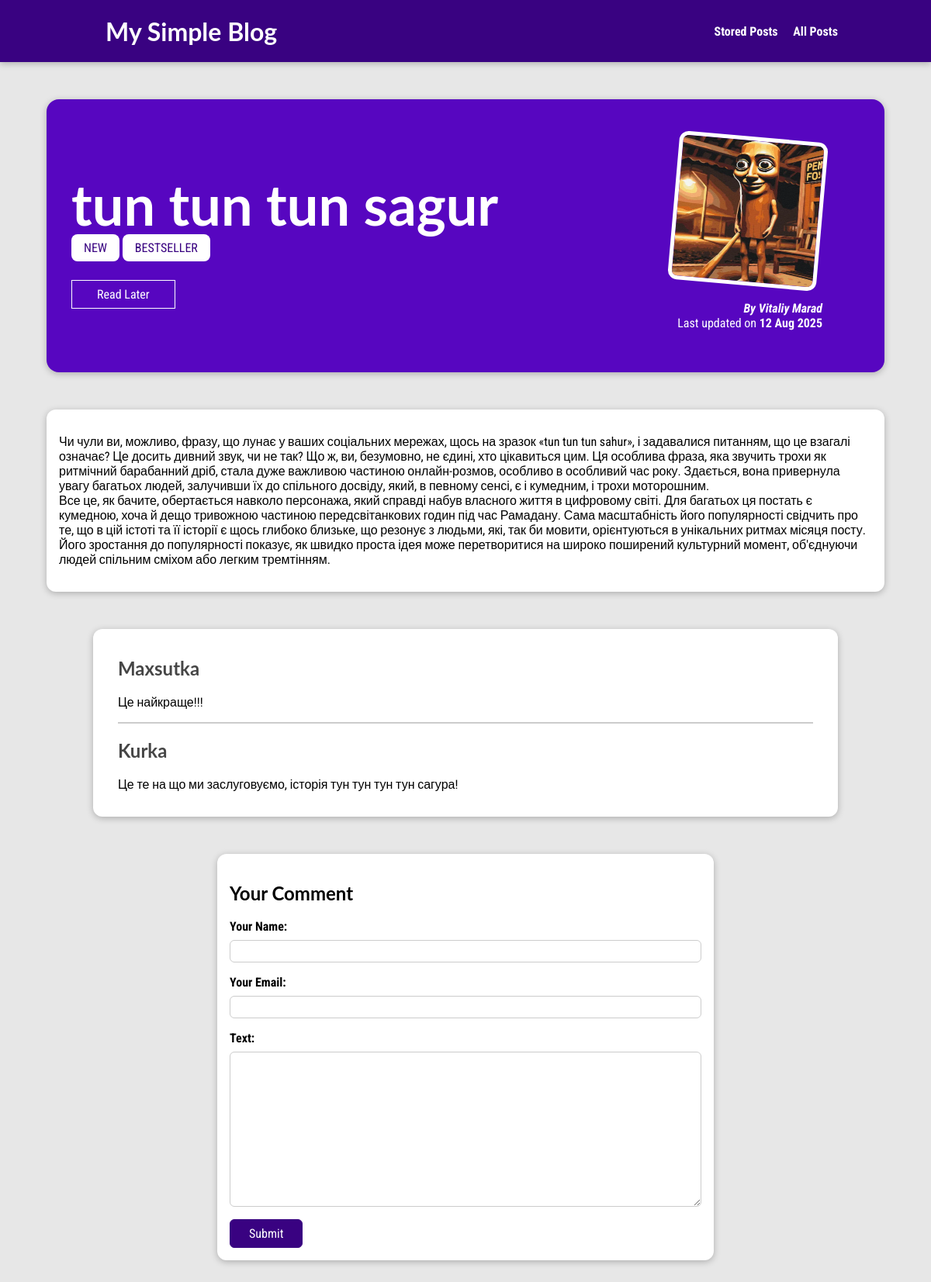
The page /posts/tun-tun-tun-sagur on the database its author committed.
### blog/models.py (models this page shows, shortened)
class Post(models.Model):
    title = models.CharField(max_length=50)
    excerpt = models.CharField(max_length=100)
    image = models.ImageField(upload_to="images", null=True)
    date = models.DateField(auto_now=True)
    author = models.ForeignKey(
        Author, on_delete=models.SET_NULL, related_name="posts", null=True)
    tag = models.ManyToManyField(Tag)
    slug = models.SlugField(unique=True, db_index=True)
    content = models.TextField(validators=[MinLengthValidator(10)])

class Tag(models.Model):
    caption = models.CharField(max_length=10)

class Author(models.Model):
    firts_name = models.CharField(max_length=50)
    second_name = models.CharField(max_length=50)
    email_address = models.EmailField(max_length=254)
    def __str__(self):
        return f"{self.firts_name} {self.second_name}"

class Comment(models.Model):
    user_name = models.CharField(max_length=50)
    user_email = models.EmailField(max_length=254)
    comment_text = models.TextField(max_length=300)
    post = models.ForeignKey(
        Post, on_delete=models.CASCADE, related_name="comments")

### blog/views.py (the view, shortened to what this page needs)
# urls.py: path("posts/<slug:slug>", views.PostDetailView.as_view(), name="post-detail-page")
class PostDetailView(View):
    def is_stored_post(self, request, post_id):
        stored_posts = request.session.get("stored_posts", [])
        return post_id in stored_posts
    def get(self, request, slug):
        post = Post.objects.get(slug=slug)
        context = {
            "post_detail": post,
            "post_tags": post.tag.all(),
            "comment_form": CommentForm(),
            "comments": post.comments.all().order_by("-id"),
            "saved_for_later": self.is_stored_post(request, post.id)
        }
        return render(request, "blog/post_detail.html", context)

### blog/forms.py
class CommentForm(forms.ModelForm):
    class Meta:
        model = Comment
        exclude = ["post"]
        labels = {
            "user_name": "Your Name",
            "user_email": "Your Email",
            "comment_text": "Text"
        }

### blog/templates/blog/post_detail.html (shortened to what this page needs)
{% extends 'basic.html' %}
{% load static %}
{% block css_files %}
  <link rel="stylesheet" href="{% static 'blog/post_detail.css' %}" />
{% endblock %}
{% block content %}
  <section id="summary">
    <h2>{{ post_detail.title }}</h2>
    <div>
      {% for tag in post_tags %}
        <span class="tag">{{ tag.caption }}</span>
      {% endfor %}
    </div>
    <div id="read-later">
      <form action="{% url 'read-later' %}" method="post">
        <button>
          {% if saved_for_later %}
            Remove from "Read Later"
          {% else %}
            Read Later
          {% endif %}
        </button>
      </form>
    </div>
    <article>
      <img src=" {{ post_detail.image.url }} " alt="{{ post_detail.title }}" />
      <address>
        <a href="mailto: {{ post_detail.author.email_address }}">By {{ post_detail.author }}</a>
      </address>
      <div>
        Last updated on <time>{{ post_detail.date|date:'d M Y' }}</time>
      </div>
    </article>
  </section>
  <main>{{ post_detail.content|linebreaks }}</main>
  <section id="comments">
    <ul>
      {% for comment in comments %}
        <li>
          <h2>{{ comment.user_name }}</h2>
          <p>{{ comment.comment_text|linebreaks }}</p>
        </li>
      {% endfor %}
    </ul>
  </section>
  <section id="comment-form">
    <h2>Your Comment</h2>
    <form action="{% url 'post-detail-page' post_detail.slug %}" method="post">
      {% for field in comment_form %}
        <div class="form-control {% if field.errors %}invalid{% endif %}">{{ field.label_tag }}
          {{ field }}
          {{ field.errors }}</div>
      {% endfor %}
      <button>Submit</button>
    </form>
  </section>
{% endblock %}

### templates/basic.html (shortened to what this page needs)
{% load static %}
<!DOCTYPE html>
<html lang="en">
  <head>
    <link rel="stylesheet" href="{% static 'style.css' %}" />
    {% block css_files %}
    {% endblock %}
  </head>
  <body>
    <header id="main-navigation">
      <h1><a href="{% url "index-page" %}">My Simple Blog</a></h1>
      <nav>
        <a href="{% url "read-later" %}">Stored Posts</a>
        <a href="{% url "posts-page" %}">All Posts</a>
      </nav>
    </header>
    {% block content %}
    {% endblock %}
  </body>
</html>

### static/style.css (style rules this page uses)
* { box-sizing: border-box; }
html { font-family: "Roboto Condensed", sans-serif; }
body { margin: 0; }
h1, h2, h3 { font-family: 'Lato', sans-serif; font-weight: bold; }
#main-navigation { width: 100%; height: 5rem; display: flex; justify-content: space-between; align-items: center; padding: 0 10%; position: absolute; top: 0; left: 0; }
#main-navigation a { text-decoration: none; color: white; font-weight: bold; margin-left: 1rem; }

### blog/static/blog/post_detail.css (style rules this page uses)
body { background-color: #e7e7e7; }
#main-navigation { background-color: #390281; box-shadow: 0 2px 8px rgba(0, 0, 0, 0.25); }
#summary { margin: 8rem auto 3rem auto; padding: 2rem; width: 90%; max-width: 90rem; border-radius: 16px; background-color: #5706c0; position: relative; box-shadow: 0 2px 8px rgba(0, 0, 0, 0.25); height: 22rem; }
#summary h2 { color: white; font-size: 4.5rem; margin-bottom: 0.25rem; }
#summary article { position: absolute; top: 2rem; right: 3rem; padding: 1rem 2rem; border-radius: 12px; text-align: right; color: white; }
#summary article img { width: 12rem; height: 12rem; border-radius: 12px; transform: rotateZ(5deg); border: 5px solid white; margin-bottom: 1rem; }
#summary address { font-weight: bold; }
#summary a { color: white; text-decoration: none; }
#summary time { font-weight: bold; }
#read-later { margin: 2rem 0; }
#read-later button { background-color: transparent; border: 1px solid white; padding: 0.5rem 2rem; font: inherit; color: white; cursor: pointer; }
main { width: 90%; max-width: 90rem; margin: 3rem auto; background-color: white; padding: 1rem; border-radius: 12px; box-shadow: 0 2px 8px rgba(0, 0, 0, 0.25); }
.tag { background-color: white; color: #390281; padding: 0.5rem 1rem; border-radius: 8px; }
#comment-form { margin: 3rem auto; width: 90%; max-width: 40rem; border-radius: 12px; background-color: white; box-shadow: 0 2px 8px rgba(0, 0, 0, 0.25); padding: 1rem; }
#comment-form button { font: inherit; background-color: #390281; color: white; border: 1px solid #390281; padding: 0.5rem 1.5rem; border-radius: 6px; cursor: pointer; }
.form-control { margin-bottom: 1rem; }
.form-control label { font-weight: bold; margin-bottom: 0.5rem; display: block; }
.form-control input, .form-control textarea { display: block; width: 100%; font: inherit; padding: 0.25rem; border-radius: 6px; border: 1px solid #ccc; }
#comments { margin: 3rem auto; width: 90%; max-width: 60rem; border-radius: 12px; background-color: white; box-shadow: 0 2px 8px rgba(0, 0, 0, 0.25); padding: 1rem 2rem; }
#comments ul { list-style: none; margin: 0; padding: 0; }
#comments li { margin-bottom: 1rem; border-bottom: 2px solid #ccc; }
#comments li:last-of-type { border-bottom: none; }
#comments h2 { color: #464646; }

### rows shown on the page
Post: title "tun tun tun sagur", image (picture), author "Vitaliy Marad", date "12 Aug 2025", content "Чи чули ви, можливо, фразу, що лунає у ваших соціальних мережах, щось на зразок «tun tun tun sahur», і задавалися питанням, що це взагалі означає? Це досить дивний звук, чи не так? Що ж, ви, безумовно, не єдині, хто цікавиться цим. Ця особлива фраза, яка звучить трохи як ритмічний барабанний дріб, стала дуже важливою частиною онлайн-розмов, особливо в особливий час року. Здається, вона привернула увагу багатьох людей, залучивши їх до спільного досвіду, який, в певному сенсі, є і кумедним, і трохи моторошним. Все це, як бачите, обертається навколо персонажа, який справді набув власного життя в цифровому світі. Для багатьох ця постать є кумедною, хоча й дещо тривожною частиною…"
Tag: caption "NEW"
Tag: caption "BESTSELLER"
Comment: user_name "Maxsutka", comment_text "Це найкраще!!!"
Comment: user_name "Kurka", comment_text "Це те на що ми заслуговуємо, історія тун тун тун тун сагура!"

### other values the page prints
{{ field.label_tag }} "Your Name:" "Your Email:" "Text:"
